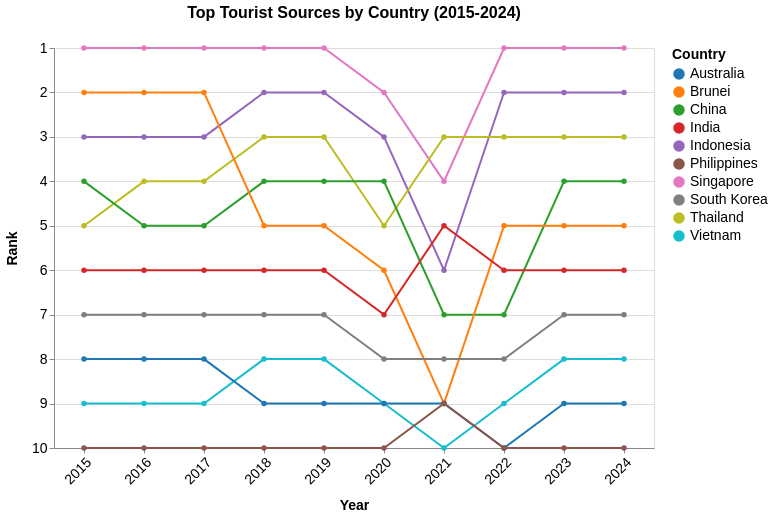

Express this chart as Vega-Lite.
### Vega-Lite specification from a JSON file in a GitHub repository (floating-point values rounded to 4 significant figures)
{"$schema": "https://vega.github.io/schema/vega-lite/v5.json", "title": {"text": "Top Tourist Sources by Country (2015-2024)", "fontSize": 16, "anchor": "middle", "dy": -16}, "data": {"values": [{"Country": "Singapore", "year": 2024, "Visitors": 4276007, "rank": 1}, {"Country": "Singapore", "year": 2023, "Visitors": 8308230, "rank": 1}, {"Country": "Singapore", "year": 2022, "Visitors": 5222991, "rank": 1}, {"Country": "Singapore", "year": 2021, "Visitors": 16308, "rank": 4}, {"Country": "Singapore", "year": 2020, "Visitors": 1545255, "rank": 2}, {"Country": "Singapore", "year": 2019, "Visitors": 10163882, "rank": 1}, {"Country": "Singapore", "year": 2018, "Visitors": 10615986, "rank": 1}, {"Country": "Singapore", "year": 2017, "Visitors": 12441713, "rank": 1}, {"Country": "Singapore", "year": 2016, "Visitors": 13272961, "rank": 1}, {"Country": "Singapore", "year": 2015, "Visitors": 12930754, "rank": 1}, {"Country": "Indonesia", "year": 2024, "Visitors": 1786630, "rank": 2}, {"Country": "Indonesia", "year": 2023, "Visitors": 3108165, "rank": 2}, {"Country": "Indonesia", "year": 2022, "Visitors": 1481739, "rank": 2}, {"Country": "Indonesia", "year": 2021, "Visitors": 11025, "rank": 6}, {"Country": "Indonesia", "year": 2020, "Visitors": 711723, "rank": 3}, {"Country": "Indonesia", "year": 2019, "Visitors": 3623277, "rank": 2}, {"Country": "Indonesia", "year": 2018, "Visitors": 3277689, "rank": 2}, {"Country": "Indonesia", "year": 2017, "Visitors": 2796570, "rank": 3}, {"Country": "Indonesia", "year": 2016, "Visitors": 3049964, "rank": 3}, {"Country": "Indonesia", "year": 2015, "Visitors": 2788033, "rank": 3}, {"Country": "Thailand", "year": 2024, "Visitors": 813783, "rank": 3}, {"Country": "Thailand", "year": 2023, "Visitors": 1551282, "rank": 3}, {"Country": "Thailand", "year": 2022, "Visitors": 715528, "rank": 3}, {"Country": "Thailand", "year": 2021, "Visitors": 59607, "rank": 3}, {"Country": "Thailand", "year": 2020, "Visitors": 394413, "rank": 5}, {"Country": "Thailand", "year": 2019, "Visitors": 1884306, "rank": 3}, {"Country": "Thailand", "year": 2018, "Visitors": 1914692, "rank": 3}, {"Country": "Thailand", "year": 2017, "Visitors": 1836522, "rank": 4}, {"Country": "Thailand", "year": 2016, "Visitors": 1780800, "rank": 4}, {"Country": "Thailand", "year": 2015, "Visitors": 1343569, "rank": 5}, {"Country": "China", "year": 2024, "Visitors": 1449711, "rank": 4}, {"Country": "China", "year": 2023, "Visitors": 1474114, "rank": 4}, {"Country": "China", "year": 2022, "Visitors": 211363, "rank": 7}, {"Country": "China", "year": 2021, "Visitors": 7701, "rank": 7}, {"Country": "China", "year": 2020, "Visitors": 405149, "rank": 4}, {"Country": "China", "year": 2019, "Visitors": 3114257, "rank": 4}, {"Country": "China", "year": 2018, "Visitors": 2944133, "rank": 4}, {"Country": "China", "year": 2017, "Visitors": 2281666, "rank": 5}, {"Country": "China", "year": 2016, "Visitors": 2124942, "rank": 5}, {"Country": "China", "year": 2015, "Visitors": 1677163, "rank": 4}, {"Country": "Brunei", "year": 2024, "Visitors": 565999, "rank": 5}, {"Country": "Brunei", "year": 2023, "Visitors": 811833, "rank": 5}, {"Country": "Brunei", "year": 2022, "Visitors": 301757, "rank": 5}, {"Country": "Brunei", "year": 2021, "Visitors": 773, "rank": 9}, {"Country": "Brunei", "year": 2020, "Visitors": 136020, "rank": 6}, {"Country": "Brunei", "year": 2019, "Visitors": 1216123, "rank": 5}, {"Country": "Brunei", "year": 2018, "Visitors": 1382031, "rank": 5}, {"Country": "Brunei", "year": 2017, "Visitors": 1660506, "rank": 2}, {"Country": "Brunei", "year": 2016, "Visitors": 1391016, "rank": 2}, {"Country": "Brunei", "year": 2015, "Visitors": 1133555, "rank": 2}, {"Country": "India", "year": 2024, "Visitors": 537493, "rank": 6}, {"Country": "India", "year": 2023, "Visitors": 671846, "rank": 6}, {"Country": "India", "year": 2022, "Visitors": 324548, "rank": 6}, {"Country": "India", "year": 2021, "Visitors": 3916, "rank": 5}, {"Country": "India", "year": 2020, "Visitors": 155883, "rank": 7}, {"Country": "India", "year": 2019, "Visitors": 735309, "rank": 6}, {"Country": "India", "year": 2018, "Visitors": 600311, "rank": 6}, {"Country": "India", "year": 2017, "Visitors": 552739, "rank": 6}, {"Country": "India", "year": 2016, "Visitors": 638578, "rank": 6}, {"Country": "India", "year": 2015, "Visitors": 722141, "rank": 6}, {"Country": "South Korea", "year": 2024, "Visitors": 232711, "rank": 7}, {"Country": "South Korea", "year": 2023, "Visitors": 400853, "rank": 7}, {"Country": "South Korea", "year": 2022, "Visitors": 146384, "rank": 8}, {"Country": "South Korea", "year": 2021, "Visitors": 3028, "rank": 8}, {"Country": "South Korea", "year": 2020, "Visitors": 119750, "rank": 8}, {"Country": "South Korea", "year": 2019, "Visitors": 673065, "rank": 7}, {"Country": "South Korea", "year": 2018, "Visitors": 616783, "rank": 7}, {"Country": "South Korea", "year": 2017, "Visitors": 484528, "rank": 7}, {"Country": "South Korea", "year": 2016, "Visitors": 444439, "rank": 7}, {"Country": "South Korea", "year": 2015, "Visitors": 421161, "rank": 7}, {"Country": "Vietnam", "year": 2024, "Visitors": 137344, "rank": 8}, {"Country": "Vietnam", "year": 2023, "Visitors": 286083, "rank": 8}, {"Country": "Vietnam", "year": 2022, "Visitors": 123931, "rank": 9}, {"Country": "Vietnam", "year": 2021, "Visitors": 14136, "rank": 10}, {"Country": "Vietnam", "year": 2020, "Visitors": 71622, "rank": 9}, {"Country": "Vietnam", "year": 2019, "Visitors": 892716, "rank": 8}, {"Country": "Vietnam", "year": 2018, "Visitors": 786327, "rank": 8}, {"Country": "Vietnam", "year": 2017, "Visitors": 638135, "rank": 9}, {"Country": "Vietnam", "year": 2016, "Visitors": 703737, "rank": 9}, {"Country": "Vietnam", "year": 2015, "Visitors": 646891, "rank": 9}, {"Country": "Australia", "year": 2024, "Visitors": 159318, "rank": 9}, {"Country": "Australia", "year": 2023, "Visitors": 276477, "rank": 9}, {"Country": "Australia", "year": 2022, "Visitors": 118598, "rank": 10}, {"Country": "Australia", "year": 2021, "Visitors": 33451, "rank": 9}, {"Country": "Australia", "year": 2020, "Visitors": 195146, "rank": 9}, {"Country": "Australia", "year": 2019, "Visitors": 1282782, "rank": 9}, {"Country": "Australia", "year": 2018, "Visitors": 1034871, "rank": 9}, {"Country": "Australia", "year": 2017, "Visitors": 899202, "rank": 8}, {"Country": "Australia", "year": 2016, "Visitors": 737115, "rank": 8}, {"Country": "Australia", "year": 2015, "Visitors": 714047, "rank": 8}, {"Country": "Philippines", "year": 2024, "Visitors": 60100, "rank": 10}, {"Country": "Philippines", "year": 2023, "Visitors": 137781, "rank": 10}, {"Country": "Philippines", "year": 2022, "Visitors": 86462, "rank": 10}, {"Country": "Philippines", "year": 2021, "Visitors": 10229, "rank": 9}, {"Country": "Philippines", "year": 2020, "Visitors": 53889, "rank": 10}, {"Country": "Philippines", "year": 2019, "Visitors": 1114257, "rank": 10}, {"Country": "Philippines", "year": 2018, "Visitors": 1167375, "rank": 10}, {"Country": "Philippines", "year": 2017, "Visitors": 1066461, "rank": 10}, {"Country": "Philippines", "year": 2016, "Visitors": 1029488, "rank": 10}, {"Country": "Philippines", "year": 2015, "Visitors": 957408, "rank": 10}]}, "width": 600, "height": 400, "mark": {"type": "line", "point": true, "strokeWidth": 2}, "encoding": {"x": {"field": "year", "type": "ordinal", "title": "Year", "axis": {"labelOverlap": "parity", "labelAngle": -45}}, "y": {"field": "rank", "type": "quantitative", "title": "Rank", "scale": {"domain": [10, 1], "nice": true}, "axis": {"reverse": true}}, "color": {"field": "Country", "type": "nominal", "scale": {"scheme": "category10"}}, "tooltip": [{"field": "Country", "type": "nominal", "title": "Country"}, {"field": "year", "type": "ordinal", "title": "Year"}, {"field": "rank", "type": "quantitative", "title": "Rank"}, {"field": "Visitors", "type": "quantitative", "title": "Visitors", "format": ","}]}, "config": {"axis": {"labelFontSize": 14, "titleFontSize": 14, "titlePadding": 12}, "legend": {"labelFontSize": 14, "titleFontSize": 14, "labelPadding": 12}, "tooltip": {"labelFontSize": 14, "titleFontSize": 14}}}
